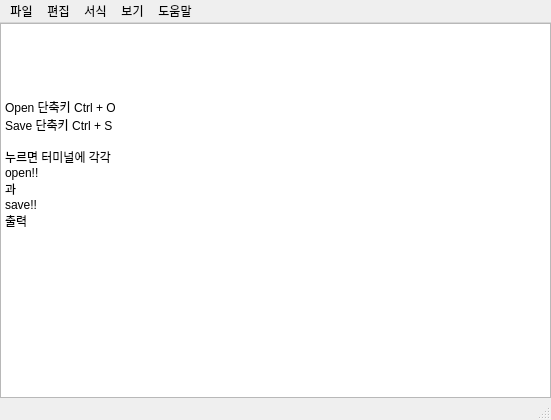
<?xml version="1.0" encoding="UTF-8"?>
<ui version="4.0">
 <class>MainWindow</class>
 <widget class="QMainWindow" name="MainWindow">
  <property name="geometry">
   <rect>
    <x>0</x>
    <y>0</y>
    <width>551</width>
    <height>420</height>
   </rect>
  </property>
  <property name="windowTitle">
   <string>노트페드</string>
  </property>
  <widget class="QWidget" name="centralwidget">
   <layout class="QGridLayout" name="gridLayout">
    <property name="leftMargin">
     <number>0</number>
    </property>
    <property name="topMargin">
     <number>0</number>
    </property>
    <property name="rightMargin">
     <number>0</number>
    </property>
    <property name="bottomMargin">
     <number>0</number>
    </property>
    <item row="0" column="0">
     <layout class="QGridLayout" name="gridLayout_2">
      <item row="0" column="0">
       <widget class="QPlainTextEdit" name="plainTextEdit">
        <property name="plainText">
         <string>




Open 단축키 Ctrl + O
Save 단축키 Ctrl + S

누르면 터미널에 각각
open!!
과
save!!
출력

</string>
        </property>
       </widget>
      </item>
     </layout>
    </item>
   </layout>
  </widget>
  <widget class="QMenuBar" name="menubar">
   <property name="geometry">
    <rect>
     <x>0</x>
     <y>0</y>
     <width>551</width>
     <height>21</height>
    </rect>
   </property>
   <widget class="QMenu" name="menu">
    <property name="title">
     <string>파일</string>
    </property>
    <addaction name="actionopen"/>
    <addaction name="actionsave"/>
   </widget>
   <widget class="QMenu" name="menu_2">
    <property name="title">
     <string>편집</string>
    </property>
   </widget>
   <widget class="QMenu" name="menu_3">
    <property name="title">
     <string>서식</string>
    </property>
   </widget>
   <widget class="QMenu" name="menu_4">
    <property name="title">
     <string>보기</string>
    </property>
   </widget>
   <widget class="QMenu" name="menu_5">
    <property name="title">
     <string>도움말</string>
    </property>
   </widget>
   <addaction name="menu"/>
   <addaction name="menu_2"/>
   <addaction name="menu_3"/>
   <addaction name="menu_4"/>
   <addaction name="menu_5"/>
  </widget>
  <widget class="QStatusBar" name="statusbar"/>
  <action name="actionopen">
   <property name="text">
    <string>Open</string>
   </property>
   <property name="shortcut">
    <string>Ctrl+O</string>
   </property>
  </action>
  <action name="actionsave">
   <property name="text">
    <string>Save</string>
   </property>
   <property name="shortcut">
    <string>Ctrl+S</string>
   </property>
  </action>
 </widget>
 <resources/>
 <connections/>
</ui>
